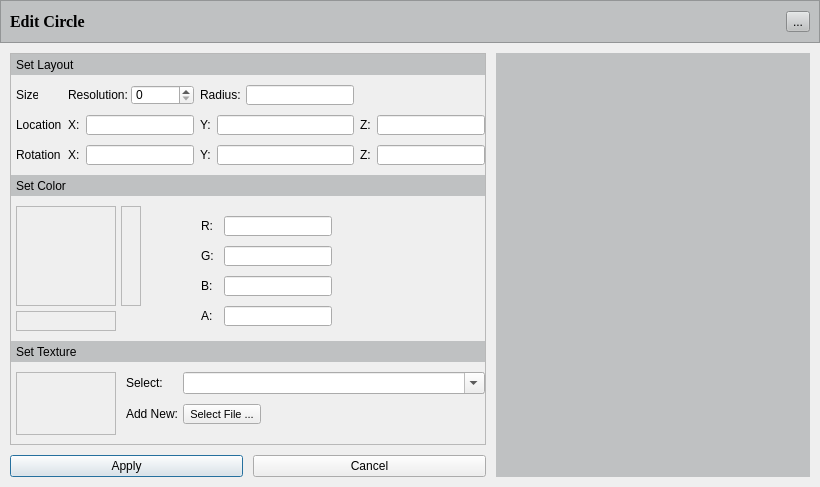
<?xml version="1.0" encoding="UTF-8"?>
<ui version="4.0">
 <class>EditItem</class>
 <widget class="QDialog" name="EditItem">
  <property name="geometry">
   <rect>
    <x>0</x>
    <y>0</y>
    <width>820</width>
    <height>487</height>
   </rect>
  </property>
  <property name="sizePolicy">
   <sizepolicy hsizetype="MinimumExpanding" vsizetype="MinimumExpanding">
    <horstretch>0</horstretch>
    <verstretch>0</verstretch>
   </sizepolicy>
  </property>
  <property name="windowTitle">
   <string>Dialog</string>
  </property>
  <layout class="QVBoxLayout" name="verticalLayout">
   <property name="spacing">
    <number>10</number>
   </property>
   <property name="leftMargin">
    <number>0</number>
   </property>
   <property name="topMargin">
    <number>0</number>
   </property>
   <property name="rightMargin">
    <number>0</number>
   </property>
   <property name="bottomMargin">
    <number>10</number>
   </property>
   <item>
    <widget class="QFrame" name="frame_2">
     <property name="minimumSize">
      <size>
       <width>0</width>
       <height>43</height>
      </size>
     </property>
     <property name="styleSheet">
      <string notr="true">background-color:rgb(191,193,194)</string>
     </property>
     <property name="frameShape">
      <enum>QFrame::StyledPanel</enum>
     </property>
     <property name="frameShadow">
      <enum>QFrame::Raised</enum>
     </property>
     <layout class="QHBoxLayout" name="horizontalLayout_7">
      <item>
       <widget class="QLabel" name="label_14">
        <property name="font">
         <font>
          <family>Times New Roman</family>
          <pointsize>12</pointsize>
          <weight>75</weight>
          <bold>true</bold>
         </font>
        </property>
        <property name="text">
         <string>Edit Circle</string>
        </property>
       </widget>
      </item>
      <item>
       <widget class="QToolButton" name="m_pToolButtonCancel">
        <property name="text">
         <string>...</string>
        </property>
        <property name="icon">
         <iconset>
          <normaloff>../../../Projekti/close-icon.png</normaloff>../../../Projekti/close-icon.png</iconset>
        </property>
       </widget>
      </item>
     </layout>
    </widget>
   </item>
   <item>
    <layout class="QHBoxLayout" name="horizontalLayout_2">
     <property name="spacing">
      <number>0</number>
     </property>
     <property name="leftMargin">
      <number>10</number>
     </property>
     <property name="rightMargin">
      <number>10</number>
     </property>
     <item>
      <layout class="QVBoxLayout" name="verticalLayout_6">
       <property name="spacing">
        <number>10</number>
       </property>
       <property name="bottomMargin">
        <number>0</number>
       </property>
       <item>
        <widget class="QScrollArea" name="scrollArea">
         <property name="verticalScrollBarPolicy">
          <enum>Qt::ScrollBarAlwaysOff</enum>
         </property>
         <property name="horizontalScrollBarPolicy">
          <enum>Qt::ScrollBarAlwaysOff</enum>
         </property>
         <property name="widgetResizable">
          <bool>true</bool>
         </property>
         <widget class="QWidget" name="scrollAreaWidgetContents">
          <property name="geometry">
           <rect>
            <x>0</x>
            <y>0</y>
            <width>464</width>
            <height>385</height>
           </rect>
          </property>
          <layout class="QVBoxLayout" name="verticalLayout_3">
           <property name="spacing">
            <number>10</number>
           </property>
           <property name="leftMargin">
            <number>0</number>
           </property>
           <property name="topMargin">
            <number>0</number>
           </property>
           <property name="rightMargin">
            <number>0</number>
           </property>
           <item>
            <widget class="QLabel" name="label_2">
             <property name="sizePolicy">
              <sizepolicy hsizetype="Preferred" vsizetype="Fixed">
               <horstretch>0</horstretch>
               <verstretch>0</verstretch>
              </sizepolicy>
             </property>
             <property name="minimumSize">
              <size>
               <width>0</width>
               <height>21</height>
              </size>
             </property>
             <property name="maximumSize">
              <size>
               <width>16777215</width>
               <height>21</height>
              </size>
             </property>
             <property name="styleSheet">
              <string notr="true">background-color:rgb(191,193,194)</string>
             </property>
             <property name="frameShape">
              <enum>QFrame::NoFrame</enum>
             </property>
             <property name="frameShadow">
              <enum>QFrame::Raised</enum>
             </property>
             <property name="text">
              <string>Set Layout</string>
             </property>
             <property name="textFormat">
              <enum>Qt::PlainText</enum>
             </property>
             <property name="indent">
              <number>5</number>
             </property>
            </widget>
           </item>
           <item>
            <layout class="QGridLayout" name="gridLayout" columnstretch="0,0,0,0,0,0,0">
             <property name="leftMargin">
              <number>5</number>
             </property>
             <property name="bottomMargin">
              <number>0</number>
             </property>
             <property name="horizontalSpacing">
              <number>6</number>
             </property>
             <item row="2" column="3">
              <widget class="QLabel" name="label_35">
               <property name="text">
                <string>Y:</string>
               </property>
              </widget>
             </item>
             <item row="1" column="6">
              <widget class="QLineEdit" name="lineEdit_30">
               <property name="maximumSize">
                <size>
                 <width>16777215</width>
                 <height>20</height>
                </size>
               </property>
              </widget>
             </item>
             <item row="2" column="4">
              <widget class="QLineEdit" name="lineEdit_31">
               <property name="maximumSize">
                <size>
                 <width>16777215</width>
                 <height>20</height>
                </size>
               </property>
              </widget>
             </item>
             <item row="1" column="0">
              <widget class="QLabel" name="label_9">
               <property name="text">
                <string>Location</string>
               </property>
              </widget>
             </item>
             <item row="1" column="2">
              <widget class="QLineEdit" name="lineEdit_33">
               <property name="maximumSize">
                <size>
                 <width>16777215</width>
                 <height>20</height>
                </size>
               </property>
              </widget>
             </item>
             <item row="2" column="6">
              <widget class="QLineEdit" name="lineEdit_34">
               <property name="maximumSize">
                <size>
                 <width>16777215</width>
                 <height>20</height>
                </size>
               </property>
              </widget>
             </item>
             <item row="1" column="4">
              <widget class="QLineEdit" name="lineEdit_32">
               <property name="maximumSize">
                <size>
                 <width>16777215</width>
                 <height>20</height>
                </size>
               </property>
              </widget>
             </item>
             <item row="1" column="3">
              <widget class="QLabel" name="label_38">
               <property name="text">
                <string>Y:</string>
               </property>
              </widget>
             </item>
             <item row="1" column="1">
              <widget class="QLabel" name="label_39">
               <property name="text">
                <string>X:</string>
               </property>
              </widget>
             </item>
             <item row="2" column="0">
              <widget class="QLabel" name="label_10">
               <property name="text">
                <string>Rotation</string>
               </property>
              </widget>
             </item>
             <item row="0" column="0">
              <widget class="QLabel" name="label_18">
               <property name="sizePolicy">
                <sizepolicy hsizetype="Preferred" vsizetype="Preferred">
                 <horstretch>0</horstretch>
                 <verstretch>0</verstretch>
                </sizepolicy>
               </property>
               <property name="maximumSize">
                <size>
                 <width>22</width>
                 <height>20</height>
                </size>
               </property>
               <property name="text">
                <string>Size</string>
               </property>
              </widget>
             </item>
             <item row="2" column="5">
              <widget class="QLabel" name="label_40">
               <property name="text">
                <string>Z:</string>
               </property>
              </widget>
             </item>
             <item row="1" column="5">
              <widget class="QLabel" name="label_37">
               <property name="text">
                <string>Z:</string>
               </property>
              </widget>
             </item>
             <item row="2" column="2">
              <widget class="QLineEdit" name="lineEdit_27">
               <property name="maximumSize">
                <size>
                 <width>16777215</width>
                 <height>20</height>
                </size>
               </property>
              </widget>
             </item>
             <item row="2" column="1">
              <widget class="QLabel" name="label_33">
               <property name="text">
                <string>X:</string>
               </property>
              </widget>
             </item>
             <item row="0" column="1" colspan="2">
              <layout class="QHBoxLayout" name="horizontalLayout_10">
               <property name="spacing">
                <number>0</number>
               </property>
               <property name="leftMargin">
                <number>0</number>
               </property>
               <item>
                <widget class="QLabel" name="label_19">
                 <property name="text">
                  <string>Resolution:</string>
                 </property>
                 <property name="margin">
                  <number>0</number>
                 </property>
                 <property name="indent">
                  <number>0</number>
                 </property>
                </widget>
               </item>
               <item>
                <widget class="QSpinBox" name="spinBox_3">
                 <property name="maximumSize">
                  <size>
                   <width>80</width>
                   <height>20</height>
                  </size>
                 </property>
                </widget>
               </item>
              </layout>
             </item>
             <item row="0" column="3" colspan="2">
              <layout class="QHBoxLayout" name="horizontalLayout_11">
               <property name="spacing">
                <number>5</number>
               </property>
               <property name="leftMargin">
                <number>0</number>
               </property>
               <item>
                <widget class="QLabel" name="label_20">
                 <property name="text">
                  <string>Radius:</string>
                 </property>
                 <property name="margin">
                  <number>0</number>
                 </property>
                 <property name="indent">
                  <number>0</number>
                 </property>
                </widget>
               </item>
               <item>
                <widget class="QLineEdit" name="lineEdit_35">
                 <property name="maximumSize">
                  <size>
                   <width>16777215</width>
                   <height>20</height>
                  </size>
                 </property>
                </widget>
               </item>
              </layout>
             </item>
            </layout>
           </item>
           <item>
            <widget class="QLabel" name="label_3">
             <property name="sizePolicy">
              <sizepolicy hsizetype="Preferred" vsizetype="Fixed">
               <horstretch>0</horstretch>
               <verstretch>0</verstretch>
              </sizepolicy>
             </property>
             <property name="minimumSize">
              <size>
               <width>0</width>
               <height>21</height>
              </size>
             </property>
             <property name="maximumSize">
              <size>
               <width>16777215</width>
               <height>21</height>
              </size>
             </property>
             <property name="styleSheet">
              <string notr="true">background-color:rgb(191,193,194)</string>
             </property>
             <property name="frameShape">
              <enum>QFrame::NoFrame</enum>
             </property>
             <property name="frameShadow">
              <enum>QFrame::Raised</enum>
             </property>
             <property name="text">
              <string>Set Color</string>
             </property>
             <property name="textFormat">
              <enum>Qt::PlainText</enum>
             </property>
             <property name="scaledContents">
              <bool>false</bool>
             </property>
             <property name="margin">
              <number>0</number>
             </property>
             <property name="indent">
              <number>5</number>
             </property>
            </widget>
           </item>
           <item>
            <layout class="QHBoxLayout" name="horizontalLayout_3">
             <property name="spacing">
              <number>40</number>
             </property>
             <property name="bottomMargin">
              <number>0</number>
             </property>
             <item>
              <layout class="QVBoxLayout" name="verticalLayout_4">
               <property name="spacing">
                <number>5</number>
               </property>
               <property name="leftMargin">
                <number>5</number>
               </property>
               <property name="bottomMargin">
                <number>0</number>
               </property>
               <item>
                <layout class="QHBoxLayout" name="horizontalLayout_4">
                 <item>
                  <widget class="QLabel" name="label_13">
                   <property name="enabled">
                    <bool>true</bool>
                   </property>
                   <property name="sizePolicy">
                    <sizepolicy hsizetype="Fixed" vsizetype="Fixed">
                     <horstretch>0</horstretch>
                     <verstretch>0</verstretch>
                    </sizepolicy>
                   </property>
                   <property name="minimumSize">
                    <size>
                     <width>100</width>
                     <height>100</height>
                    </size>
                   </property>
                   <property name="frameShape">
                    <enum>QFrame::StyledPanel</enum>
                   </property>
                   <property name="text">
                    <string/>
                   </property>
                  </widget>
                 </item>
                 <item>
                  <widget class="QLabel" name="label_4">
                   <property name="sizePolicy">
                    <sizepolicy hsizetype="Fixed" vsizetype="Fixed">
                     <horstretch>0</horstretch>
                     <verstretch>0</verstretch>
                    </sizepolicy>
                   </property>
                   <property name="minimumSize">
                    <size>
                     <width>20</width>
                     <height>100</height>
                    </size>
                   </property>
                   <property name="frameShape">
                    <enum>QFrame::StyledPanel</enum>
                   </property>
                   <property name="text">
                    <string/>
                   </property>
                  </widget>
                 </item>
                </layout>
               </item>
               <item>
                <widget class="QLabel" name="label_5">
                 <property name="minimumSize">
                  <size>
                   <width>100</width>
                   <height>20</height>
                  </size>
                 </property>
                 <property name="maximumSize">
                  <size>
                   <width>100</width>
                   <height>20</height>
                  </size>
                 </property>
                 <property name="frameShape">
                  <enum>QFrame::StyledPanel</enum>
                 </property>
                 <property name="text">
                  <string/>
                 </property>
                </widget>
               </item>
              </layout>
             </item>
             <item>
              <layout class="QFormLayout" name="formLayout_2">
               <property name="fieldGrowthPolicy">
                <enum>QFormLayout::FieldsStayAtSizeHint</enum>
               </property>
               <property name="horizontalSpacing">
                <number>10</number>
               </property>
               <property name="verticalSpacing">
                <number>10</number>
               </property>
               <property name="leftMargin">
                <number>20</number>
               </property>
               <property name="topMargin">
                <number>10</number>
               </property>
               <property name="rightMargin">
                <number>10</number>
               </property>
               <item row="0" column="0">
                <widget class="QLabel" name="label_45">
                 <property name="text">
                  <string>R:</string>
                 </property>
                </widget>
               </item>
               <item row="0" column="1">
                <widget class="QLineEdit" name="lineEdit_39">
                 <property name="maximumSize">
                  <size>
                   <width>16777215</width>
                   <height>20</height>
                  </size>
                 </property>
                </widget>
               </item>
               <item row="1" column="0">
                <widget class="QLabel" name="label_46">
                 <property name="text">
                  <string>G:</string>
                 </property>
                </widget>
               </item>
               <item row="1" column="1">
                <widget class="QLineEdit" name="lineEdit_38">
                 <property name="maximumSize">
                  <size>
                   <width>16777215</width>
                   <height>20</height>
                  </size>
                 </property>
                </widget>
               </item>
               <item row="2" column="0">
                <widget class="QLabel" name="label_43">
                 <property name="text">
                  <string>B:</string>
                 </property>
                </widget>
               </item>
               <item row="2" column="1">
                <widget class="QLineEdit" name="lineEdit_47">
                 <property name="maximumSize">
                  <size>
                   <width>16777215</width>
                   <height>20</height>
                  </size>
                 </property>
                </widget>
               </item>
               <item row="3" column="0">
                <widget class="QLabel" name="label_53">
                 <property name="text">
                  <string>A:</string>
                 </property>
                </widget>
               </item>
               <item row="3" column="1">
                <widget class="QLineEdit" name="lineEdit_46">
                 <property name="maximumSize">
                  <size>
                   <width>16777215</width>
                   <height>20</height>
                  </size>
                 </property>
                </widget>
               </item>
              </layout>
             </item>
            </layout>
           </item>
           <item>
            <widget class="QLabel" name="label_6">
             <property name="sizePolicy">
              <sizepolicy hsizetype="Preferred" vsizetype="Fixed">
               <horstretch>0</horstretch>
               <verstretch>0</verstretch>
              </sizepolicy>
             </property>
             <property name="minimumSize">
              <size>
               <width>0</width>
               <height>21</height>
              </size>
             </property>
             <property name="maximumSize">
              <size>
               <width>16777215</width>
               <height>21</height>
              </size>
             </property>
             <property name="styleSheet">
              <string notr="true">background-color:rgb(191,193,194)</string>
             </property>
             <property name="frameShape">
              <enum>QFrame::NoFrame</enum>
             </property>
             <property name="frameShadow">
              <enum>QFrame::Raised</enum>
             </property>
             <property name="text">
              <string>Set Texture</string>
             </property>
             <property name="textFormat">
              <enum>Qt::PlainText</enum>
             </property>
             <property name="indent">
              <number>5</number>
             </property>
            </widget>
           </item>
           <item>
            <layout class="QHBoxLayout" name="horizontalLayout_5">
             <property name="spacing">
              <number>10</number>
             </property>
             <property name="leftMargin">
              <number>5</number>
             </property>
             <item>
              <widget class="QLabel" name="label_7">
               <property name="maximumSize">
                <size>
                 <width>100</width>
                 <height>100</height>
                </size>
               </property>
               <property name="frameShape">
                <enum>QFrame::StyledPanel</enum>
               </property>
               <property name="text">
                <string/>
               </property>
              </widget>
             </item>
             <item>
              <layout class="QFormLayout" name="formLayout_3">
               <property name="horizontalSpacing">
                <number>5</number>
               </property>
               <property name="verticalSpacing">
                <number>10</number>
               </property>
               <property name="leftMargin">
                <number>0</number>
               </property>
               <property name="topMargin">
                <number>0</number>
               </property>
               <item row="0" column="0">
                <widget class="QLabel" name="label_12">
                 <property name="text">
                  <string>Select:</string>
                 </property>
                </widget>
               </item>
               <item row="0" column="1">
                <widget class="QComboBox" name="comboBox">
                 <property name="acceptDrops">
                  <bool>true</bool>
                 </property>
                 <property name="editable">
                  <bool>true</bool>
                 </property>
                 <property name="insertPolicy">
                  <enum>QComboBox::InsertAlphabetically</enum>
                 </property>
                </widget>
               </item>
               <item row="1" column="0">
                <widget class="QLabel" name="label_11">
                 <property name="text">
                  <string>Add New:</string>
                 </property>
                 <property name="margin">
                  <number>0</number>
                 </property>
                </widget>
               </item>
               <item row="1" column="1">
                <widget class="QToolButton" name="toolButton">
                 <property name="font">
                  <font>
                   <pointsize>8</pointsize>
                  </font>
                 </property>
                 <property name="text">
                  <string>Select File ...</string>
                 </property>
                 <property name="popupMode">
                  <enum>QToolButton::InstantPopup</enum>
                 </property>
                </widget>
               </item>
              </layout>
             </item>
            </layout>
           </item>
          </layout>
         </widget>
        </widget>
       </item>
       <item>
        <layout class="QHBoxLayout" name="horizontalLayout_6">
         <property name="bottomMargin">
          <number>0</number>
         </property>
         <item>
          <widget class="QPushButton" name="m_pPushButtonApply">
           <property name="text">
            <string>Apply</string>
           </property>
          </widget>
         </item>
         <item>
          <widget class="QPushButton" name="m_pPushButtonCancel">
           <property name="text">
            <string>Cancel</string>
           </property>
          </widget>
         </item>
        </layout>
       </item>
      </layout>
     </item>
     <item>
      <widget class="QWidget" name="widget" native="true">
       <property name="sizePolicy">
        <sizepolicy hsizetype="MinimumExpanding" vsizetype="MinimumExpanding">
         <horstretch>1</horstretch>
         <verstretch>1</verstretch>
        </sizepolicy>
       </property>
       <property name="minimumSize">
        <size>
         <width>310</width>
         <height>300</height>
        </size>
       </property>
       <property name="styleSheet">
        <string notr="true"/>
       </property>
       <layout class="QVBoxLayout" name="verticalLayout_2">
        <property name="spacing">
         <number>0</number>
        </property>
        <property name="leftMargin">
         <number>10</number>
        </property>
        <property name="topMargin">
         <number>0</number>
        </property>
        <property name="rightMargin">
         <number>0</number>
        </property>
        <property name="bottomMargin">
         <number>0</number>
        </property>
        <item>
         <widget class="VR::OSGQT_Widget" name="m_pOSGQT_Widget" native="true">
          <property name="sizePolicy">
           <sizepolicy hsizetype="MinimumExpanding" vsizetype="MinimumExpanding">
            <horstretch>0</horstretch>
            <verstretch>0</verstretch>
           </sizepolicy>
          </property>
          <property name="minimumSize">
           <size>
            <width>300</width>
            <height>300</height>
           </size>
          </property>
          <property name="maximumSize">
           <size>
            <width>16777215</width>
            <height>16777215</height>
           </size>
          </property>
          <property name="sizeIncrement">
           <size>
            <width>1</width>
            <height>1</height>
           </size>
          </property>
          <property name="baseSize">
           <size>
            <width>300</width>
            <height>300</height>
           </size>
          </property>
          <property name="styleSheet">
           <string notr="true">background-color: rgb(191, 193, 194);</string>
          </property>
         </widget>
        </item>
       </layout>
      </widget>
     </item>
    </layout>
   </item>
  </layout>
 </widget>
 <customwidgets>
  <customwidget>
   <class>VR::OSGQT_Widget</class>
   <extends>QWidget</extends>
   <header location="global">osgqt_widget.h</header>
   <container>1</container>
  </customwidget>
 </customwidgets>
 <tabstops>
  <tabstop>scrollArea</tabstop>
  <tabstop>lineEdit_33</tabstop>
  <tabstop>lineEdit_32</tabstop>
  <tabstop>lineEdit_39</tabstop>
  <tabstop>lineEdit_38</tabstop>
  <tabstop>lineEdit_47</tabstop>
  <tabstop>lineEdit_46</tabstop>
  <tabstop>comboBox</tabstop>
  <tabstop>toolButton</tabstop>
  <tabstop>m_pPushButtonApply</tabstop>
  <tabstop>m_pPushButtonCancel</tabstop>
 </tabstops>
 <resources/>
 <connections/>
</ui>
